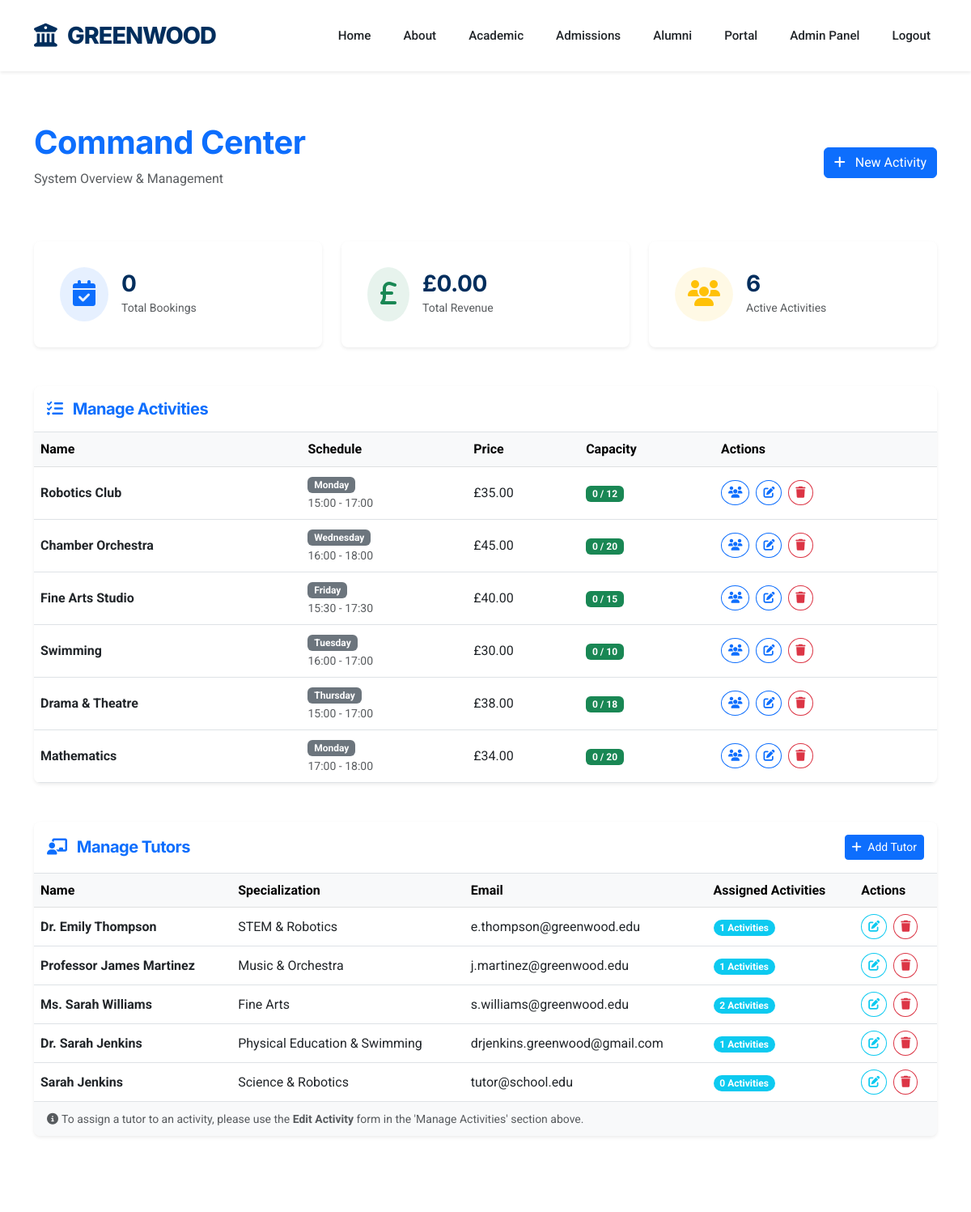
/admin/dashboard (signed in, upper part), run on an earlier commit of the app's database.
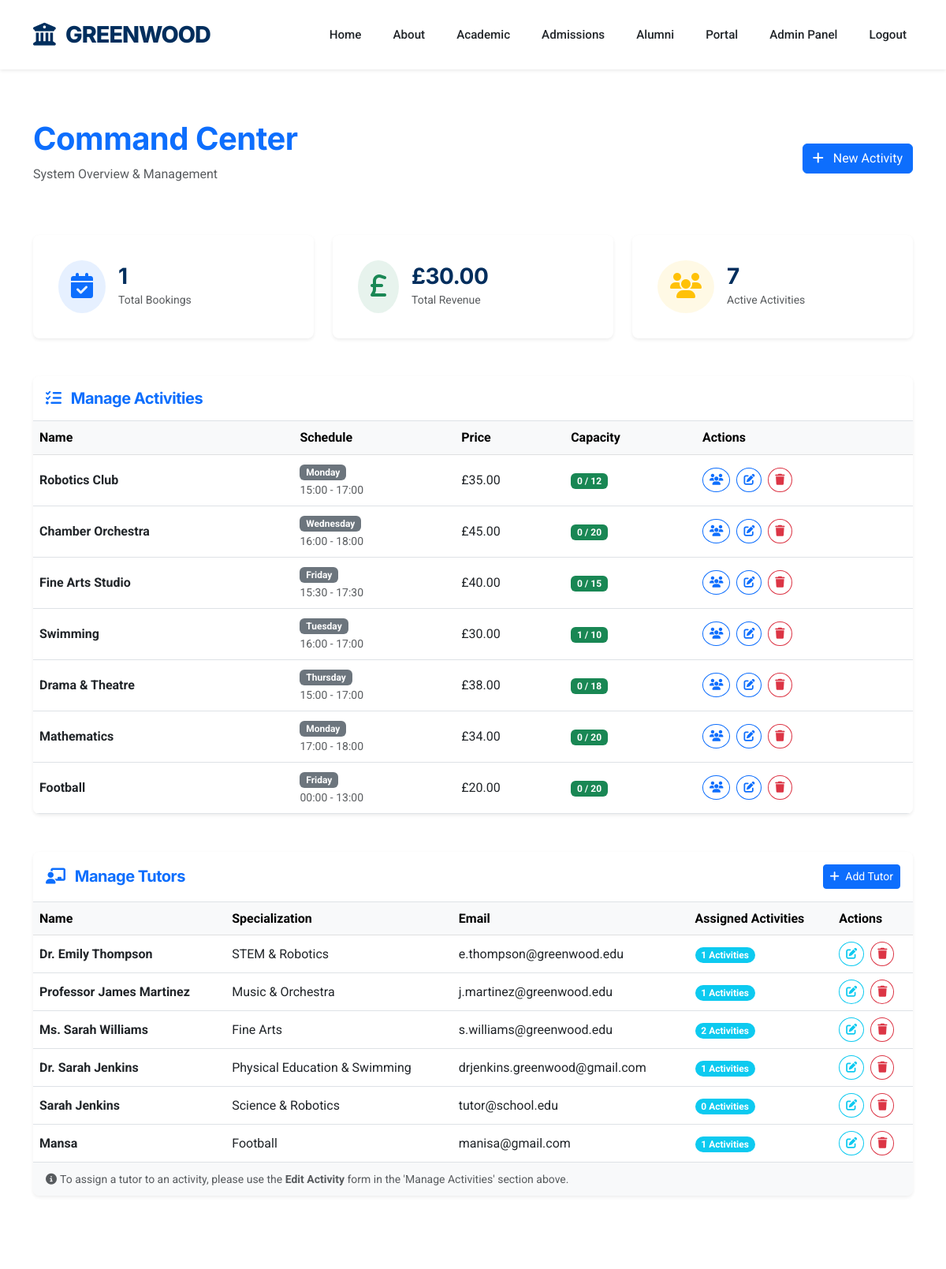
And on a later commit of the database.
### app.py (models this page shows, shortened)
class Activity(db.Model):
    id = db.Column(db.Integer, primary_key=True)
    tutor_id = db.Column(db.Integer, db.ForeignKey('tutor.id'), nullable=True)
    name = db.Column(db.String(120), nullable=False)
    description = db.Column(db.Text)
    price = db.Column(db.Float, nullable=False)
    max_capacity = db.Column(db.Integer, default=20)
    day_of_week = db.Column(db.String(20), nullable=False)
    start_time = db.Column(db.String(10), nullable=False)
    end_time = db.Column(db.String(10), nullable=False)
    created_at = db.Column(db.DateTime, default=datetime.utcnow)
    tutor = db.relationship('Tutor', backref='activities', lazy=True)
    bookings = db.relationship('Booking', backref='activity', lazy=True, cascade='all, delete-orphan')
    waitlists = db.relationship('Waitlist', backref='activity', lazy=True, cascade='all, delete-orphan')

class Tutor(db.Model):
    id = db.Column(db.Integer, primary_key=True)
    email = db.Column(db.String(120), unique=True, nullable=False)
    password = db.Column(db.String(200), nullable=False)
    full_name = db.Column(db.String(120), nullable=False)
    specialization = db.Column(db.String(200))
    qualification = db.Column(db.String(300))
    bio = db.Column(db.Text)
    linkedin_url = db.Column(db.String(200))
    teaching_philosophy = db.Column(db.Text)
    years_experience = db.Column(db.Integer)
    education = db.Column(db.Text)
    certifications = db.Column(db.Text)
    status = db.Column(db.String(20), default='pending')  # pending, approved, rejected
    created_at = db.Column(db.DateTime, default=datetime.utcnow)
    approved_by = db.Column(db.Integer, db.ForeignKey('admin.id'), nullable=True)
    approval_date = db.Column(db.DateTime, nullable=True)

### app.py (the view)
@app.route('/admin/dashboard')
@admin_required
def admin_dashboard():
    total_bookings = Booking.query.count()
    total_revenue = db.session.query(db.func.sum(Booking.cost)).scalar() or 0
    activities = Activity.query.all()
    tutors = Tutor.query.filter_by(status='approved').all()
    pending_count = Tutor.query.filter_by(status='pending').count()
    return render_template('admin/dashboard.html',
                           total_bookings=total_bookings,
                           total_revenue=total_revenue,
                           activities=activities,
                           tutors=tutors,
                           pending_count=pending_count)

### app.py (called while the page is built)
def create_app(config_name='default'):
    app = Flask(__name__)
    app.config.from_object(config[config_name])
    db.init_app(app)
    mail.init_app(app)
    csrf.init_app(app)
    app.config['TEMPLATES_AUTO_RELOAD'] = True
    @app.context_processor
    def inject_now():
        return {'now': datetime.utcnow()}
    return app

def admin_required(f):
    @wraps(f)
    def decorated_function(*args, **kwargs):
        if 'admin_id' not in session:
            return redirect(url_for('admin_login', next=request.url))
        return f(*args, **kwargs)
    return decorated_function

### templates/admin/dashboard.html (shortened to what the changed rows need)
{% extends "base.html" %}
{% block content %}
<div class="container py-5">
    <div class="d-flex justify-content-between align-items-center mb-5">
        <div>
            <h1 class="fw-bold font-heading text-primary">Command Center</h1>
        </div>
    </div>
    <div class="row g-4 mb-5">
        <div class="col-md-4">
            <div class="card shadow-sm border-0 h-100">
                <div class="card-body d-flex align-items-center">
                    <div>
                        <h3 class="mb-0 fw-bold">{{ total_bookings }}</h3>
                        <small class="text-muted">Total Bookings</small>
                    </div>
                </div>
            </div>
        </div>
        <div class="col-md-4">
            <div class="card shadow-sm border-0 h-100">
                <div class="card-body d-flex align-items-center">
                    <div>
                        <h3 class="mb-0 fw-bold">£{{ "%.2f"|format(total_revenue) }}</h3>
                        <small class="text-muted">Total Revenue</small>
                    </div>
                </div>
            </div>
        </div>
        <div class="col-md-4">
            <div class="card shadow-sm border-0 h-100">
                <div class="card-body d-flex align-items-center">
                    <div>
                        <h3 class="mb-0 fw-bold">{{ activities|length }}</h3>
                        <small class="text-muted">Active Activities</small>
                    </div>
                </div>
            </div>
        </div>
    </div>
    <div class="card shadow-sm border-0 mb-5">
        <div class="card-body p-0">
            <div class="table-responsive">
                <table class="table table-hover mb-0">
                    <thead class="table-light">
                        <tr>
                            <th>Name</th>
                            <th>Schedule</th>
                            <th>Price</th>
                            <th>Capacity</th>
                            <th>Actions</th>
                        </tr>
                    </thead>
                    <tbody>
                        {% for activity in activities %}
                        <tr>
                            <td class="align-middle fw-bold">{{ activity.name }}</td>
                            <td class="align-middle">
                                <span class="badge bg-secondary">{{ activity.day_of_week }}</span>
                                <small class="d-block text-muted">{{ activity.start_time }} - {{ activity.end_time
                                    }}</small>
                            </td>
                            <td class="align-middle">£{{ "%.2f"|format(activity.price) }}</td>
                            <td class="align-middle">
                                <span
                                    class="badge bg-{{ 'danger' if activity.bookings|length >= activity.max_capacity else 'success' }}">
                                    {{ activity.bookings|length }} / {{ activity.max_capacity }}
                                </span>
                            </td>
                            <td class="align-middle">
                                <button class="btn btn-sm btn-outline-primary rounded-circle me-1"
                                    data-bs-toggle="modal" data-bs-target="#viewBookingsModal{{ activity.id }}"
                                    title="View Bookings">
                                    <i class="fas fa-users"></i>
                                </button>
                                <button class="btn btn-sm btn-outline-primary rounded-circle me-1"
                                    data-bs-toggle="modal" data-bs-target="#editActivityModal"
                                    data-id="{{ activity.id }}" data-name="{{ activity.name }}"
                                    data-price="{{ activity.price }}" data-day="{{ activity.day_of_week }}"
                                    data-start="{{ activity.start_time }}" data-end="{{ activity.end_time }}"
                                    data-tutor="{{ activity.tutor_id if activity.tutor_id else '' }}">
                                    <i class="fas fa-edit"></i>
                                </button>
                                <button class="btn btn-sm btn-outline-danger rounded-circle" data-bs-toggle="modal"
                                    data-bs-target="#deleteModal"
                                    data-url="{{ url_for('delete_activity', id=activity.id) }}">
                                    <i class="fas fa-trash"></i>
                                </button>
                            </td>
                        </tr>
                        {% endfor %}
                    </tbody>
                </table>
            </div>
        </div>
    </div>
    <div class="card shadow-sm border-0 mb-5">
        <div class="card-body p-0">
            <div class="table-responsive">
                <table class="table table-hover mb-0">
                    <thead class="table-light">
                        <tr>
                            <th>Name</th>
                            <th>Specialization</th>
                            <th>Email</th>
                            <th>Assigned Activities</th>
                            <th>Actions</th>
                        </tr>
                    </thead>
                    <tbody>
                        {% for tutor in tutors %}
                        <tr>
                            <td class="align-middle fw-bold">{{ tutor.full_name }}</td>
                            <td class="align-middle">{{ tutor.specialization }}</td>
                            <td class="align-middle">{{ tutor.email }}</td>
                            <td class="align-middle">
                                <span class="badge bg-info rounded-pill">{{ tutor.activities|length }} Activities</span>
                            </td>
                            <td class="align-middle">
                                <button class="btn btn-sm btn-outline-info rounded-circle me-1" data-bs-toggle="modal"
                                    data-bs-target="#editTutorModal" data-id="{{ tutor.id }}"
                                    data-name="{{ tutor.full_name }}" data-email="{{ tutor.email }}"
                                    data-spec="{{ tutor.specialization }}"
                                    data-linkedin="{{ tutor.linkedin_url or '' }}"
                                    data-exp="{{ tutor.years_experience or '' }}" data-edu="{{ tutor.education or '' }}"
                                    data-cert="{{ tutor.certifications or '' }}"
                                    data-phil="{{ tutor.teaching_philosophy or '' }}" data-bio="{{ tutor.bio or '' }}">
                                    <i class="fas fa-edit"></i>
                                </button>
                                <button class="btn btn-sm btn-outline-danger rounded-circle" data-bs-toggle="modal"
                                    data-bs-target="#deleteModal" data-url="{{ url_for('delete_tutor', id=tutor.id) }}">
                                    <i class="fas fa-trash"></i>
                                </button>
                            </td>
                        </tr>
                        {% endfor %}
                    </tbody>
                </table>
            </div>
        </div>
    </div>
</div>
{% endblock %}

What changed in the data, as far as the page shows it:
computed for Activity "Swimming": bookings|length "0" → "1"
added Activity: name "Football", day_of_week "Friday", start_time "00:00", end_time "13:00", price "20.00", bookings|length "0", max_capacity "20"
added Tutor: full_name "Mansa", specialization "Football", email "manisa@gmail.com", activities|length "1"
Also different on the page:
{{ total_bookings }}: "0" → "1"
{{ "%.2f"|format(total_revenue) }}: "0.00" → "30.00"
{{ activities|length }}: "6" → "7"
